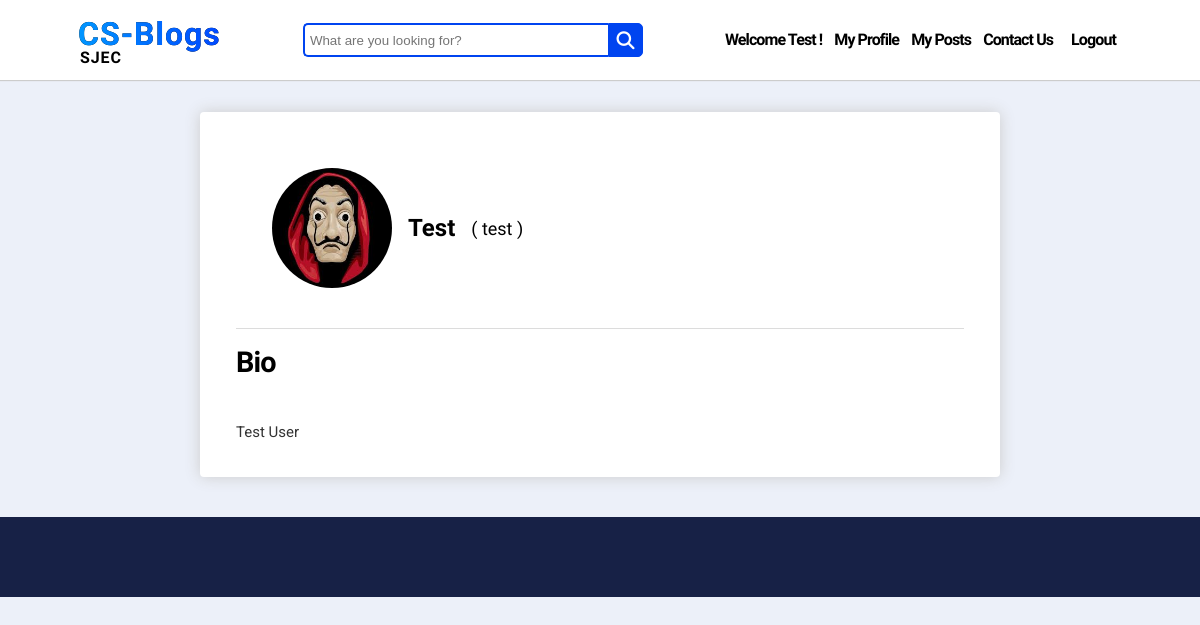
Page /accounts/u/test (signed in) on the committed database.
### account/models.py (models this page shows, shortened)
class MyUser(AbstractUser):
    email = models.EmailField(unique=True)
    slug = models.CharField(max_length=60, unique=True, blank=True)
    bio = models.CharField(max_length=500, blank=True)
    profile_image = models.ImageField(upload_to="account/profile_pic", default="profile-default.jpg", blank=True)
    is_author = models.BooleanField(default=True)
    full_name = models.CharField(max_length=100, default="fullnaam")
    first_name = None
    last_name = None
    REQUIRED_FIELDS = ['email', 'full_name']

### account/views.py (the view)
# urls.py: path('u/<slug:slug>', ProfileView.as_view(), name="profile-view"),
class ProfileView(DetailView):
    model = MyUser
    content_object_name = "user"
    template_name = "account/profile.html"

### account/templates/account/profile.html (shortened to what this page needs)
{% extends "blog/base.html" %}
{% load static %}
{% block extra_head %}
    <link href="{% static 'account/css/profile.css' %}" rel="stylesheet" type="text/css">
{% endblock %}
{% block content %}
<br>
<br>
<br>
<br>
    <div id="outer-wrapper">
        <div id="inner-wrapper">
            <div>
                <div id="basicinfosection">
                    <img src="{{ user.profile_image.url }}" alt="Profile Picture" id="profile-picture">
                    <h1 id="fullname">{{ user.full_name }}</h1>
                    <p id="username">( {{ user.username }} )</p>
                </div>
            </div>
            <div class="section-container">
                <h3>Bio</h3>
                <p>{{ user.bio }}</p>
            </div>
        </div>
    </div>
{% endblock %}

### blog/templates/blog/base.html (shortened to what this page needs)
{% load static %}
<!DOCTYPE html>
<html>
  <head>
    <link
      href="{% static 'blog/css/base.css' %}"
      rel="stylesheet"
      type="text/css"
    />
    {% block extra_head %} {% endblock %}
  </head>
  <body>
    <div id="top-bar">
      <div class="logo-bar">
        <div class="logo">
          <a href="{% url 'index' %}" style="height: 40px">CS-Blogs</a>
        </div>
        <p style="margin-left: 2px">SJEC</p>
      </div>
      <form method="GET" action="{% url 'search' %}">
        <div class="search">
          <input
            type="text"
            name="query"
            class="searchTerm"
            placeholder="What are you looking for?"
          />
          <button type="submit" class="searchButton">
            <i class="fa fa-search"></i>
          </button>
        </div>
      </form>
      <div id="menu-items-container">
        {% if request.user.is_authenticated %}
        <p class="menu-item">Welcome {{ request.user.full_name }} !</p>
        <a href="{% url 'profile-update' request.user.slug %}" class="menu-item"
          >My Profile</a
        >
        {% if request.user.is_author == True %}
        <a href="{% url 'my-posts' %}" class="menu-item">My Posts</a>
        {% endif %}
        <a href="{% url 'contact-us' %}" class="menu-item">Contact Us</a>
        <form method="POST" action="{% url 'logout' %}">
          <button class="menu-item" id="logout">Logout</button>
        </form>
        {% else %}
        <a href="{% url 'contact-us' %}" class="menu-item">Contact Us</a>
        <a href="{% url 'login' %}" class="menu-item">Login</a>
        <a href="{% url 'signup' %}"><button id="signup-btn">Signup</button></a>
        {% endif %}
      </div>
    </div>
    {% block content %} {% endblock %}
    <div id="bottom-bar"></div>
  </body>
</html>

### blog/static/blog/css/base.css (style rules this page uses)
body { background-color: #ECF0F9; margin: 0; }
#top-bar { background-color: white; position: fixed; top: 0; left: 0; align-items: center; box-sizing: border-box; box-shadow: 0 1px 1px #ccc; width: 100%; height: 80px; z-index: 90; padding: 1em 4.875em; display: flex; justify-content: space-between; }
.logo-bar { cursor: pointer; }
.logo { background-image: linear-gradient(269deg,#0048ff,#0096ff), linear-gradient(#000,#000); -webkit-background-clip: text; -webkit-text-fill-color: transparent; display: block; font-family: "Raleway"; font-size: 32px; font-weight: 700; height: 37px; letter-spacing: 1px; color: rgb(0, 132, 255); }
.logo-bar a { text-decoration: none; }
.logo-bar p { font-family: Raleway,sans-serif; font-size: 1em; font-weight: 600; font-stretch: normal; line-height: .8; letter-spacing: .9px; margin: 0; }
.search { width: 340px; position: relative; display: flex; align-items: center; }
.searchTerm { width: 100%; border: 2px solid #0044F0; border-right: none; padding: 5px; height: 20px; border-radius: 5px 0 0 5px; outline: none; color: #9DBFAF; }
.searchButton { width: 38px; height: 34px; border: 1px solid #0044F0; background: #0044F0; text-align: center; color: #fff; border-radius: 0 5px 5px 0; cursor: pointer; font-size: 20px; }
.fa-search { color: white; font-size: 18px; }
#menu-items-container { display: flex; justify-content: flex-end; align-items: center; }
#menu-items-container a { text-decoration: none; color: #000; }
.menu-item { font-family: "Raleway"; font-size: 16px; font-weight: 600; letter-spacing: -0.9px; line-height: 69.84px; margin: 0px; margin-right: 12px; }
#bottom-bar { background-color: #172146; width: 100%; height: 80px; }

### account/static/account/css/profile.css (style rules this page uses)
#outer-wrapper { max-width: 800px; margin: 40px auto; -webkit-box-sizing: border-box; box-sizing: border-box; background-color: #fff; border-radius: 4px; -webkit-box-shadow: 0 0 15px #ccc; box-shadow: 0 0 15px #ccc; }
#inner-wrapper { padding: 36px; }
#basicinfosection { display: flex; justify-content: flex-start; align-items: center; padding: 20px 36px; }
#profile-picture { width: 120px; height: 120px; border-radius: 50%; cursor: pointer; }
#fullname { font-family: Raleway,sans-serif; font-size: 24px; font-weight: 600; margin: 0; margin-left: 16px; }
#username { font-family: Raleway,sans-serif; font-size: 18px; font-weight: 400; margin: 0; margin-left: 16px; }
.section-container { border-top: 1.5px solid #dcdcdc; margin-top: 20px; }
h3 { margin-top: 16px; margin-bottom: 44px; font-size: 1.8em; -o-object-fit: contain; object-fit: contain; font-family: Raleway,sans-serif; font-weight: 600; font-style: normal; font-stretch: normal; letter-spacing: -.9px; text-align: left; color: #000; }
.section-container p { margin: 0; font-size: 15px; font-family: Roboto; font-weight: 400; color: rgba(0,0,0,.8); }

### blog/templates/blog/base.html (style rules this page uses)
#logout { margin-right: 0px; border: none; background: none; cursor: pointer; outline: inherit; }

### rows in the picture
MyUser: user.full_name "Test", profile_image (placeholder picture), full_name "Test", username "test", bio "Test User"
